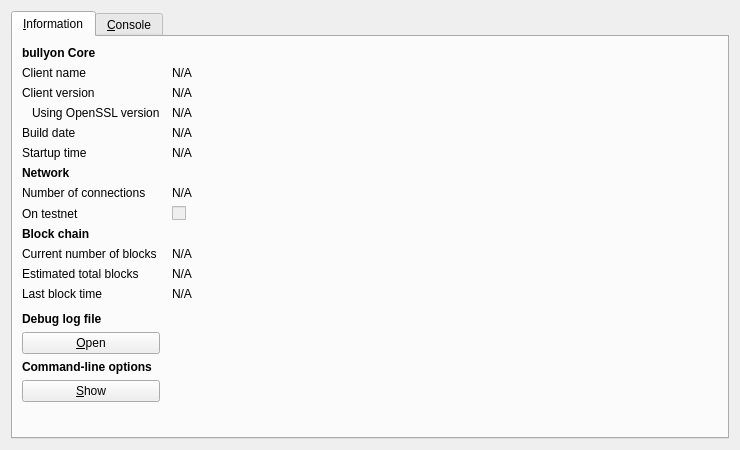
<?xml version="1.0" encoding="UTF-8"?>
<ui version="4.0">
 <class>RPCConsole</class>
 <widget class="QDialog" name="RPCConsole">
  <property name="geometry">
   <rect>
    <x>0</x>
    <y>0</y>
    <width>740</width>
    <height>450</height>
   </rect>
  </property>
  <property name="windowTitle">
   <string>bullyon - Debug window</string>
  </property>
  <layout class="QVBoxLayout" name="verticalLayout_2">
   <item>
    <widget class="QTabWidget" name="tabWidget">
     <property name="currentIndex">
      <number>0</number>
     </property>
     <widget class="QWidget" name="tab_info">
      <attribute name="title">
       <string>&amp;Information</string>
      </attribute>
      <layout class="QGridLayout" name="gridLayout" columnstretch="0,1">
       <property name="horizontalSpacing">
        <number>12</number>
       </property>
       <item row="0" column="0">
        <widget class="QLabel" name="label_9">
         <property name="font">
          <font>
           <weight>75</weight>
           <bold>true</bold>
          </font>
         </property>
         <property name="text">
          <string>bullyon Core</string>
         </property>
        </widget>
       </item>
       <item row="1" column="0">
        <widget class="QLabel" name="label_5">
         <property name="text">
          <string>Client name</string>
         </property>
        </widget>
       </item>
       <item row="1" column="1">
        <widget class="QLabel" name="clientName">
         <property name="cursor">
          <cursorShape>IBeamCursor</cursorShape>
         </property>
         <property name="text">
          <string>N/A</string>
         </property>
         <property name="textFormat">
          <enum>Qt::PlainText</enum>
         </property>
         <property name="textInteractionFlags">
          <set>Qt::LinksAccessibleByMouse|Qt::TextSelectableByKeyboard|Qt::TextSelectableByMouse</set>
         </property>
        </widget>
       </item>
       <item row="2" column="0">
        <widget class="QLabel" name="label_6">
         <property name="text">
          <string>Client version</string>
         </property>
        </widget>
       </item>
       <item row="2" column="1">
        <widget class="QLabel" name="clientVersion">
         <property name="cursor">
          <cursorShape>IBeamCursor</cursorShape>
         </property>
         <property name="text">
          <string>N/A</string>
         </property>
         <property name="textFormat">
          <enum>Qt::PlainText</enum>
         </property>
         <property name="textInteractionFlags">
          <set>Qt::LinksAccessibleByMouse|Qt::TextSelectableByKeyboard|Qt::TextSelectableByMouse</set>
         </property>
        </widget>
       </item>
       <item row="3" column="0">
        <widget class="QLabel" name="label_14">
         <property name="text">
          <string>Using OpenSSL version</string>
         </property>
         <property name="indent">
          <number>10</number>
         </property>
        </widget>
       </item>
       <item row="3" column="1">
        <widget class="QLabel" name="openSSLVersion">
         <property name="cursor">
          <cursorShape>IBeamCursor</cursorShape>
         </property>
         <property name="text">
          <string>N/A</string>
         </property>
         <property name="textFormat">
          <enum>Qt::PlainText</enum>
         </property>
         <property name="textInteractionFlags">
          <set>Qt::LinksAccessibleByMouse|Qt::TextSelectableByKeyboard|Qt::TextSelectableByMouse</set>
         </property>
        </widget>
       </item>
       <item row="4" column="0">
        <widget class="QLabel" name="label_12">
         <property name="text">
          <string>Build date</string>
         </property>
        </widget>
       </item>
       <item row="4" column="1">
        <widget class="QLabel" name="buildDate">
         <property name="cursor">
          <cursorShape>IBeamCursor</cursorShape>
         </property>
         <property name="text">
          <string>N/A</string>
         </property>
         <property name="textFormat">
          <enum>Qt::PlainText</enum>
         </property>
         <property name="textInteractionFlags">
          <set>Qt::LinksAccessibleByMouse|Qt::TextSelectableByKeyboard|Qt::TextSelectableByMouse</set>
         </property>
        </widget>
       </item>
       <item row="5" column="0">
        <widget class="QLabel" name="label_13">
         <property name="text">
          <string>Startup time</string>
         </property>
        </widget>
       </item>
       <item row="5" column="1">
        <widget class="QLabel" name="startupTime">
         <property name="cursor">
          <cursorShape>IBeamCursor</cursorShape>
         </property>
         <property name="text">
          <string>N/A</string>
         </property>
         <property name="textFormat">
          <enum>Qt::PlainText</enum>
         </property>
         <property name="textInteractionFlags">
          <set>Qt::LinksAccessibleByMouse|Qt::TextSelectableByKeyboard|Qt::TextSelectableByMouse</set>
         </property>
        </widget>
       </item>
       <item row="6" column="0">
        <widget class="QLabel" name="label_11">
         <property name="font">
          <font>
           <weight>75</weight>
           <bold>true</bold>
          </font>
         </property>
         <property name="text">
          <string>Network</string>
         </property>
        </widget>
       </item>
       <item row="7" column="0">
        <widget class="QLabel" name="label_7">
         <property name="text">
          <string>Number of connections</string>
         </property>
        </widget>
       </item>
       <item row="7" column="1">
        <widget class="QLabel" name="numberOfConnections">
         <property name="cursor">
          <cursorShape>IBeamCursor</cursorShape>
         </property>
         <property name="text">
          <string>N/A</string>
         </property>
         <property name="textFormat">
          <enum>Qt::PlainText</enum>
         </property>
         <property name="textInteractionFlags">
          <set>Qt::LinksAccessibleByMouse|Qt::TextSelectableByKeyboard|Qt::TextSelectableByMouse</set>
         </property>
        </widget>
       </item>
       <item row="8" column="0">
        <widget class="QLabel" name="label_8">
         <property name="text">
          <string>On testnet</string>
         </property>
        </widget>
       </item>
       <item row="8" column="1">
        <widget class="QCheckBox" name="isTestNet">
         <property name="enabled">
          <bool>false</bool>
         </property>
         <property name="text">
          <string/>
         </property>
        </widget>
       </item>
       <item row="9" column="0">
        <widget class="QLabel" name="label_10">
         <property name="font">
          <font>
           <weight>75</weight>
           <bold>true</bold>
          </font>
         </property>
         <property name="text">
          <string>Block chain</string>
         </property>
        </widget>
       </item>
       <item row="10" column="0">
        <widget class="QLabel" name="label_3">
         <property name="text">
          <string>Current number of blocks</string>
         </property>
        </widget>
       </item>
       <item row="10" column="1">
        <widget class="QLabel" name="numberOfBlocks">
         <property name="cursor">
          <cursorShape>IBeamCursor</cursorShape>
         </property>
         <property name="text">
          <string>N/A</string>
         </property>
         <property name="textFormat">
          <enum>Qt::PlainText</enum>
         </property>
         <property name="textInteractionFlags">
          <set>Qt::LinksAccessibleByMouse|Qt::TextSelectableByKeyboard|Qt::TextSelectableByMouse</set>
         </property>
        </widget>
       </item>
       <item row="11" column="0">
        <widget class="QLabel" name="label_4">
         <property name="text">
          <string>Estimated total blocks</string>
         </property>
        </widget>
       </item>
       <item row="11" column="1">
        <widget class="QLabel" name="totalBlocks">
         <property name="cursor">
          <cursorShape>IBeamCursor</cursorShape>
         </property>
         <property name="text">
          <string>N/A</string>
         </property>
         <property name="textFormat">
          <enum>Qt::PlainText</enum>
         </property>
         <property name="textInteractionFlags">
          <set>Qt::LinksAccessibleByMouse|Qt::TextSelectableByKeyboard|Qt::TextSelectableByMouse</set>
         </property>
        </widget>
       </item>
       <item row="12" column="0">
        <widget class="QLabel" name="label_2">
         <property name="text">
          <string>Last block time</string>
         </property>
        </widget>
       </item>
       <item row="12" column="1">
        <widget class="QLabel" name="lastBlockTime">
         <property name="cursor">
          <cursorShape>IBeamCursor</cursorShape>
         </property>
         <property name="text">
          <string>N/A</string>
         </property>
         <property name="textFormat">
          <enum>Qt::PlainText</enum>
         </property>
         <property name="textInteractionFlags">
          <set>Qt::LinksAccessibleByMouse|Qt::TextSelectableByKeyboard|Qt::TextSelectableByMouse</set>
         </property>
        </widget>
       </item>
       <item row="13" column="0">
        <spacer name="verticalSpacer_2">
         <property name="orientation">
          <enum>Qt::Vertical</enum>
         </property>
         <property name="sizeHint" stdset="0">
          <size>
           <width>20</width>
           <height>20</height>
          </size>
         </property>
        </spacer>
       </item>
       <item row="14" column="0">
        <widget class="QLabel" name="labelDebugLogfile">
         <property name="font">
          <font>
           <weight>75</weight>
           <bold>true</bold>
          </font>
         </property>
         <property name="text">
          <string>Debug log file</string>
         </property>
        </widget>
       </item>
       <item row="15" column="0">
        <widget class="QPushButton" name="openDebugLogfileButton">
         <property name="toolTip">
          <string>Open the bullyon debug log file from the current data directory. This can take a few seconds for large log files.</string>
         </property>
         <property name="text">
          <string>&amp;Open</string>
         </property>
         <property name="autoDefault">
          <bool>false</bool>
         </property>
        </widget>
       </item>
       <item row="16" column="0">
        <widget class="QLabel" name="labelCLOptions">
         <property name="font">
          <font>
           <weight>75</weight>
           <bold>true</bold>
          </font>
         </property>
         <property name="text">
          <string>Command-line options</string>
         </property>
        </widget>
       </item>
       <item row="17" column="0">
        <widget class="QPushButton" name="showCLOptionsButton">
         <property name="toolTip">
          <string>Show the bullyon-Qt help message to get a list with possible bullyon command-line options.</string>
         </property>
         <property name="text">
          <string>&amp;Show</string>
         </property>
         <property name="autoDefault">
          <bool>false</bool>
         </property>
        </widget>
       </item>
       <item row="18" column="0">
        <spacer name="verticalSpacer">
         <property name="orientation">
          <enum>Qt::Vertical</enum>
         </property>
         <property name="sizeHint" stdset="0">
          <size>
           <width>20</width>
           <height>40</height>
          </size>
         </property>
        </spacer>
       </item>
      </layout>
     </widget>
     <widget class="QWidget" name="tab_console">
      <attribute name="title">
       <string>&amp;Console</string>
      </attribute>
      <layout class="QVBoxLayout" name="verticalLayout_3">
       <property name="spacing">
        <number>3</number>
       </property>
       <item>
        <widget class="QTextEdit" name="messagesWidget">
         <property name="minimumSize">
          <size>
           <width>0</width>
           <height>100</height>
          </size>
         </property>
         <property name="readOnly">
          <bool>true</bool>
         </property>
         <property name="tabKeyNavigation" stdset="0">
          <bool>false</bool>
         </property>
         <property name="columnCount" stdset="0">
          <number>2</number>
         </property>
        </widget>
       </item>
       <item>
        <layout class="QHBoxLayout" name="horizontalLayout">
         <property name="spacing">
          <number>3</number>
         </property>
         <item>
          <widget class="QLabel" name="label">
           <property name="text">
            <string notr="true">&gt;</string>
           </property>
          </widget>
         </item>
         <item>
          <widget class="QLineEdit" name="lineEdit"/>
         </item>
         <item>
          <widget class="QPushButton" name="clearButton">
           <property name="maximumSize">
            <size>
             <width>24</width>
             <height>24</height>
            </size>
           </property>
           <property name="toolTip">
            <string>Clear console</string>
           </property>
           <property name="text">
            <string/>
           </property>
           <property name="icon">
            <iconset resource="../bullyon.qrc">
             <normaloff>:/icons/remove</normaloff>:/icons/remove</iconset>
           </property>
           <property name="shortcut">
            <string notr="true">Ctrl+L</string>
           </property>
           <property name="autoDefault">
            <bool>false</bool>
           </property>
          </widget>
         </item>
        </layout>
       </item>
      </layout>
     </widget>
    </widget>
   </item>
  </layout>
 </widget>
 <resources>
  <include location="../bullyon.qrc"/>
 </resources>
 <connections/>
</ui>
